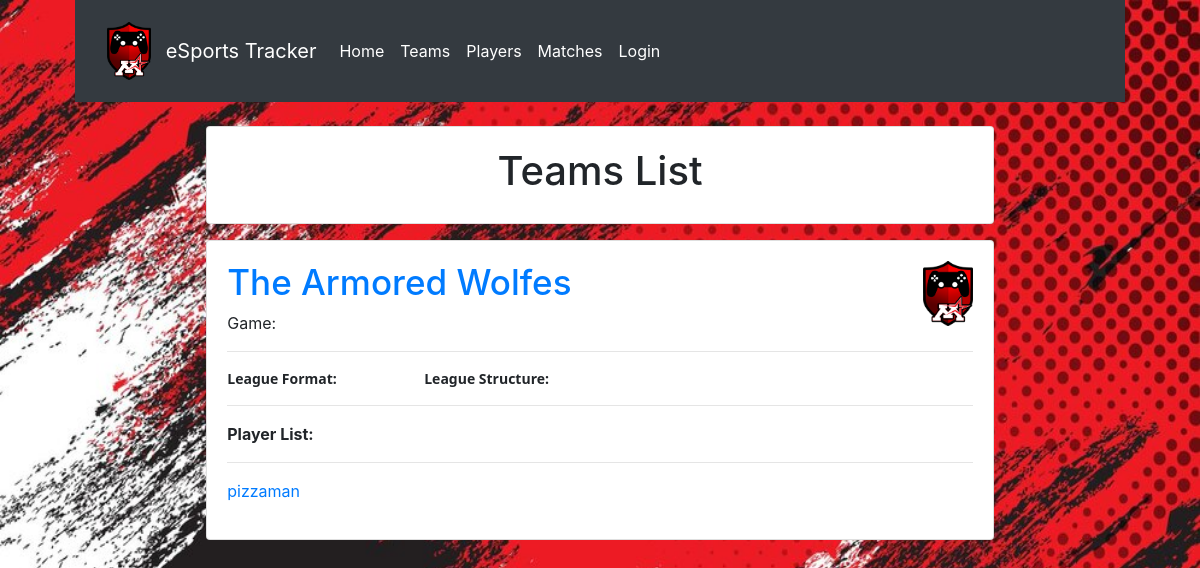
/tracker/teams/, run on an earlier commit of the app's database.
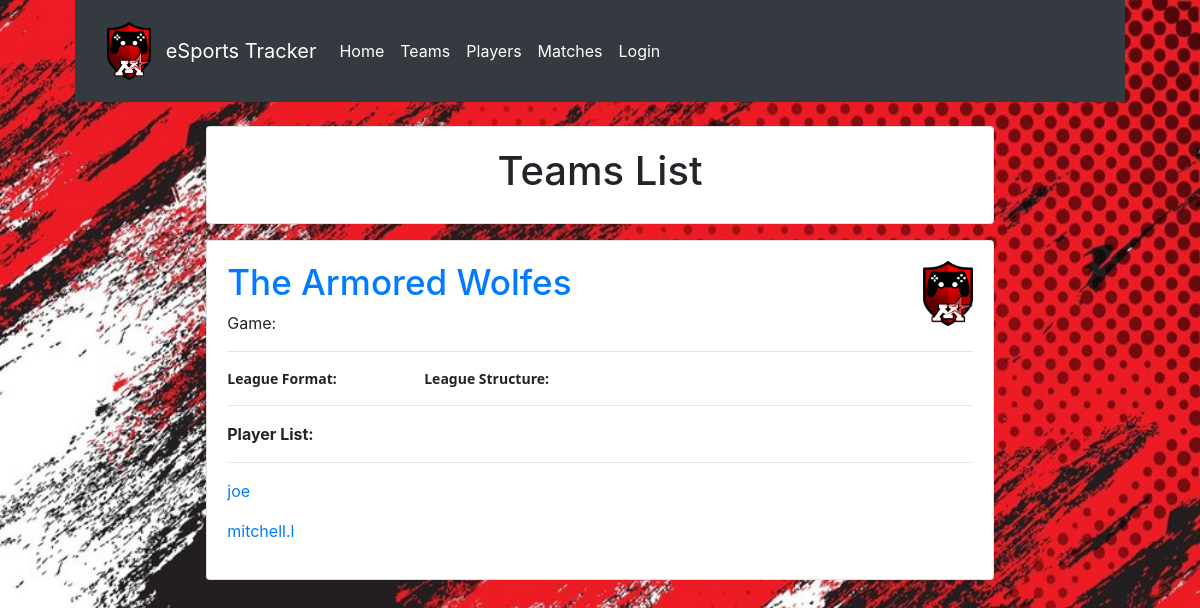
And on a later commit of the database.
### tracker/models.py (models this page shows, shortened)
class Team(models.Model):
    teamName = models.CharField(max_length=25, unique=True)
    game = models.ForeignKey('Game', on_delete=models.SET_NULL, null=True)
    def get_absolute_url(self):
        return reverse('team-detail', args=[str(self.id)])

class Player(models.Model):
    username = models.CharField(max_length=10)
    name = models.CharField(max_length=20)
    team = models.ForeignKey('Team', on_delete=models.RESTRICT, null=True)
    age = models.IntegerField()
    kills = models.IntegerField(default=0)
    deaths = models.IntegerField(null=True, default=0)
    assists = models.IntegerField(null=True, default=0)
    KDA = models.CharField(max_length=11,null=True, default="0/0/0")
    def get_absolute_url(self):
        return reverse('player-detail', args=[str(self.id)])

### tracker/views.py (the view)
# urls.py: path('teams/', views.TeamListView.as_view(), name='teams'),
class TeamListView(generic.ListView):
    model = Team
    paginate_by = 10

### tracker/templates/tracker/team_list.html
{% extends "base_generic.html" %}
{% load static %}
{% block content %}
<br>
  <div style="margin: auto; max-width: 800px;" class="card w-75 mb-3">
    <div class="card-body">
      <h1 style="text-align: center;">Teams List</h1>
    </div>
  </div>
  {% if team_list %}
    {% for team in team_list %}
      <div style="margin: auto; max-width: 800px;" class="card w-75 mb-3">
        <div class="card-body">
          <h5 style= "font-size: 35" class = "card-team-name"><a href="{{ team.get_absolute_url }}">{{team.teamName}}</a>
            {% if team.game.gameName == 'Rocket League' %}
            <img src="{% static 'images/rocketleague.png' %}" alt="GameLogo" style="width:125px;height:125px; float:right;width:50px;height:50px;"></a>
            {% elif team.game.gameName == 'Minecraft' %}
            <img src="{% static 'images/minecraft.png' %}" alt="GameLogo" style="width:50px;height:54.9375px; float:right;width:50px;height:50px;"></a>
            {% elif team.game.gameName == 'Valorant' %}
            <img src="{% static 'images/valorant.png' %}" alt="GameLogo" style="width:50px;height:49.85px; float:right;width:50px;height:50px;"></a>
            {% else %}
            <img src="{% static 'images/logo.png' %}" alt="GameLogo" style="width:43.66px;height:58.44px; float:right;width:50px;height:65px;"></a>
            {% endif %}
          </h5>
          <p>Game: {{team.game.gameName}}</p>
          <hr>
          <p class="card-league-specifications">
            <pre><strong>League Format: {{team.game.leagueFormat}}                       League Structure: {{team.game.leagueStructure}} </strong></pre>
          </p>
          <hr>
          <p class="card-player-list">
            <strong>Player List: </strong>
            <hr>
              {% for player in team.player_set.all %}
                <p><a href="{{player.get_absolute_url}}">{{player.username}}</a></p>
                {%empty%}
                <p>There are no players for this team!</p>
              {% endfor %}
          </p>
        </div>
      </div>
    {% endfor %}
  {% else %}
    <div style="margin: auto; max-width: 800px;" class="card w-75 mb-3">
      <div class="card-body">
        <p style="text-align: center;">There are no teams for this school!</p>
      </div>
    </div>
  {% endif %}
{% endblock %}

What changed in the data, as far as the page shows it:
removed Player: username "pizzaman"
added Player: username "joe"
added Player: username "mitchell.l"
